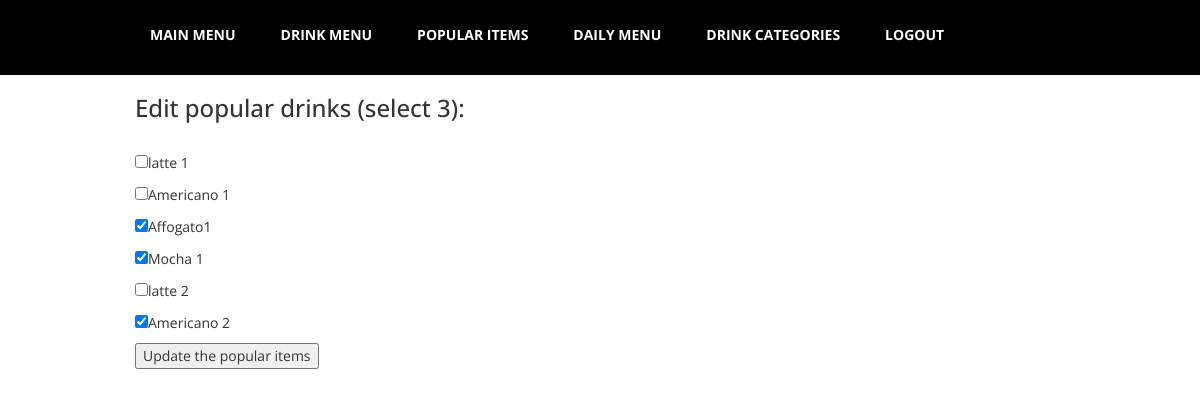
/admin/popularItemsAdmin.php (signed in), run on the app's committed database.
### tables this page shows
CREATE TABLE `drink` (
  `id` int(11) NOT NULL,
  `name` varchar(45) NOT NULL,
  `description` varchar(45) NOT NULL,
  `price` float NOT NULL,
  `drink_category_id` int(11) NOT NULL,
  `img_url` longtext NOT NULL
);

### lib/DB.php (called while the page is built, shortened)
<?php
class DB
{
    private $host = "localhost";
    private $username = "root";
    private $password = "";
    private $dbName = "coffeeshop_db";
    private \PDO $connection;
    public function __construct(
        string $host = "",
        int $port = 3306,
        string $username = "",
        string $password = "",
        string $dbName = ""
    )
    {
        if(!empty($host)) {
            $this->host = $host;
        }
        if(!empty($username)) {
            $this->username = $username;
        }
        if(!empty($dbName)) {
            $this->dbName = $dbName;
        }
        try {
            $this->connection = new \PDO(
                "mysql:host=$this->host;dbname=$this->dbName;charset=utf8mb4",
                $this->username,
                $this->password
            );
            $this->connection->setAttribute(\PDO::ATTR_ERRMODE, \PDO::ERRMODE_EXCEPTION);
        } catch(\PDOException $e) {
            echo "Connection failed: " . $e->getMessage();
        }
    }
    public function isPopularItem(int $drinkID): bool {
        $sql = "SELECT COUNT(*) FROM popular_items WHERE drink_id = :drinkID";
        $stmt = $this->connection->prepare($sql);
        $stmt->bindParam(':drinkID', $drinkID, PDO::PARAM_INT);
        $stmt->execute();
        $count = $stmt->fetchColumn();
        return ($count > 0);
    }
    public function getDrinks() :array {
        $sql = "SELECT * FROM drink";
        $query = $this->connection->query($sql);
        $data = $query->fetchAll(\PDO::FETCH_ASSOC);
        return $data;
    }
}

### admin/popularItemsAdmin.php (the view, shortened to what this page needs)
<?php require_once "adminMenu.php";
$drinks = $db->getDrinks();
?>
<div class="container">
    <h3>Edit popular drinks (select 3):</h3><br>
    <form action="updatePopularItems.php" id="popularItemsForm" method="post">
    <?php
    foreach ($drinks as $drink){
        $isChecked = $db->isPopularItem($drink['id']);
        echo '<input type="checkbox" name="selectedItems[]" value="' . $drink['id'] . '" ' . ($isChecked ? 'checked' : '') . ' style="display: inline-block;">';
        echo '<p style="display: inline-block">' . $drink['name'] . '</p>';
        echo '<br>';
    }
    ?>
    <input type="submit" name="submit" value="Update the popular items">
    </form>
</div>

### css/templatemo-style.css (style rules this page uses)
* { font-family: 'Open Sans', sans-serif; }
.container { max-width: 960px; }

### data on the page
drink: name "latte 1"
drink: name "Americano 1"
drink: id "☑", name "Affogato1"
drink: id "☑", name "Mocha 1"
drink: name "latte 2"
drink: id "☑", name "Americano 2"
